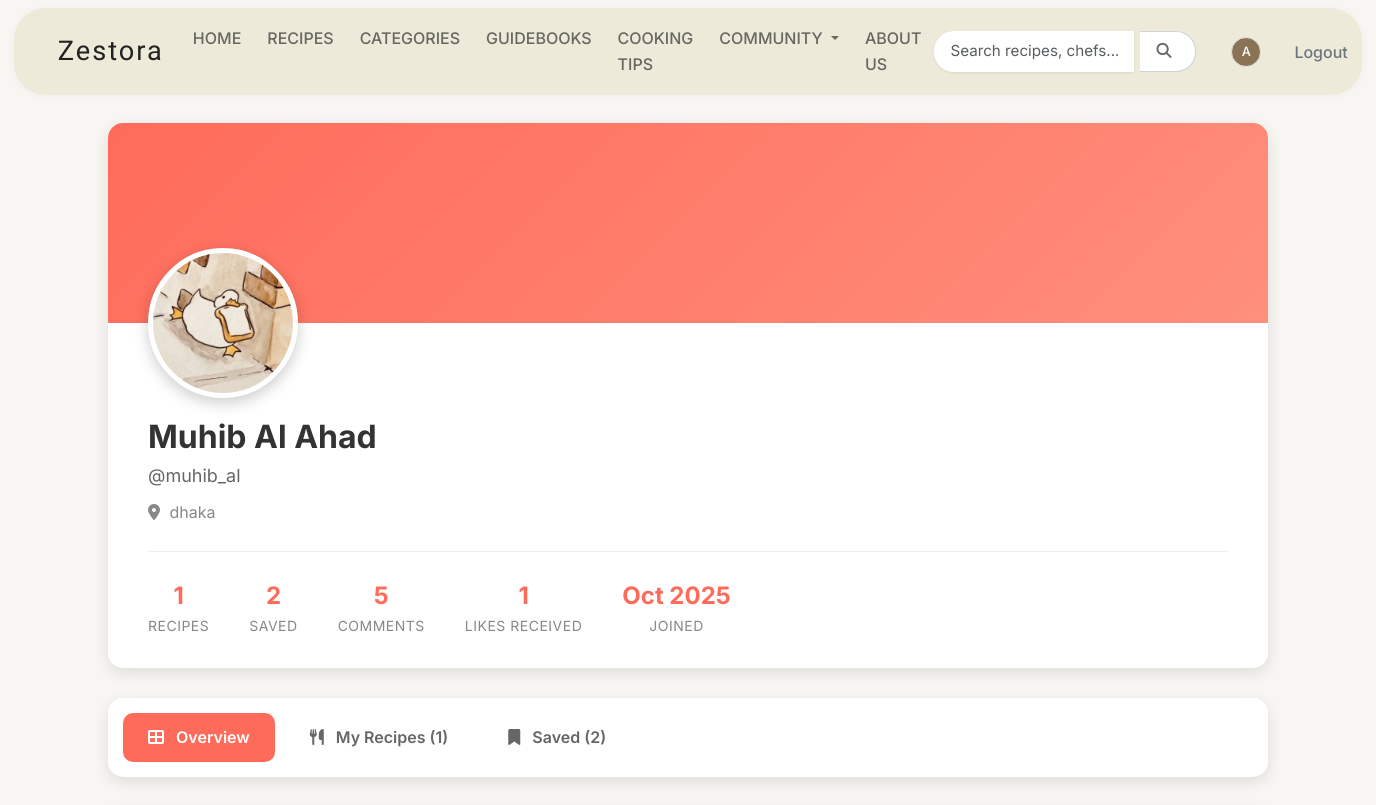
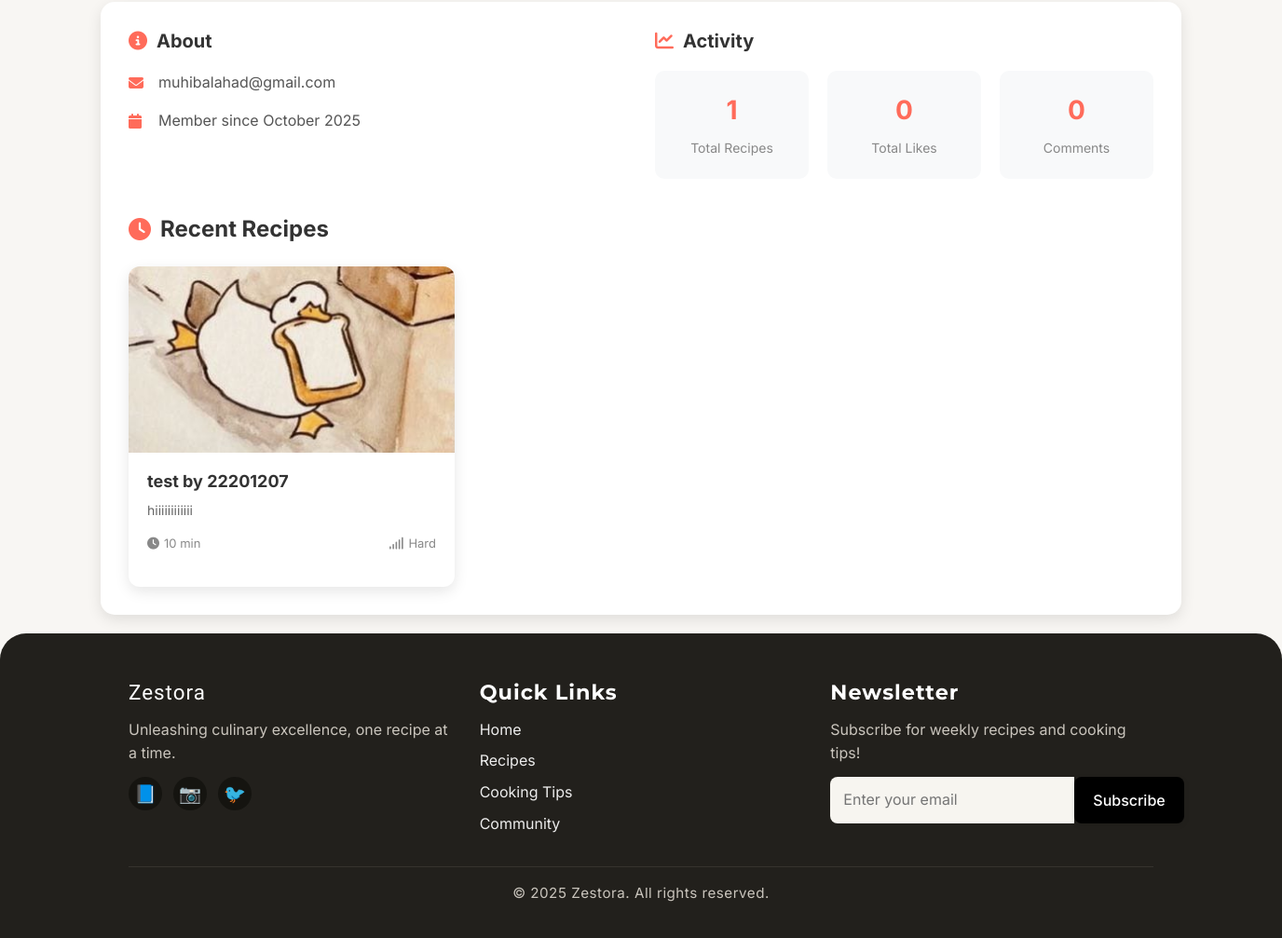
Screenshot of /profile/muhib_al/ (signed in) with the database file from the repository (2 pictures, top to bottom).
### userprofile/models.py (models this page shows, shortened)
class UserProfile(models.Model):
    user = models.OneToOneField(User, on_delete=models.CASCADE, related_name='profile')
    profile_image = models.ImageField(upload_to='profile_images/', blank=True, null=True)
    bio = models.TextField(max_length=500, blank=True)
    location = models.CharField(max_length=100, blank=True)
    phone = models.CharField(max_length=20, blank=True)
    date_of_birth = models.DateField(null=True, blank=True)
    website = models.URLField(max_length=200, blank=True)
    created_at = models.DateTimeField(auto_now_add=True)
    updated_at = models.DateTimeField(auto_now=True)
    @property
    def comment_count(self):
        return self.user.recipe_comments.filter(is_active=True).count()
    @property
    def likes_received_count(self):
        from recipes.models import RecipeLike
        return RecipeLike.objects.filter(recipe__author=self.user, is_like=True).count()
    @property
    def full_name(self):
        return f"{self.user.first_name} {self.user.last_name}".strip() or self.user.username

### recipes/models.py (models this page shows, shortened)
class Recipe(models.Model):
    DIFFICULTY_CHOICES = [
        ('easy', 'Easy'),
        ('medium', 'Medium'),
        ('hard', 'Hard'),
    ]
    title = models.CharField(max_length=200)
    slug = models.SlugField(unique=True)
    description = models.TextField()
    ingredients = models.TextField()
    instructions = models.TextField()
    prep_time = models.IntegerField(help_text="Preparation time in minutes")
    cook_time = models.IntegerField(help_text="Cooking time in minutes")
    servings = models.IntegerField()
    difficulty = models.CharField(max_length=10, choices=DIFFICULTY_CHOICES)
    category = models.ForeignKey(Category, on_delete=models.CASCADE)
    image = models.ImageField(upload_to='recipes/', blank=True, null=True)
    author = models.ForeignKey(User, on_delete=models.CASCADE)
    featured = models.BooleanField(default=False)
    created_at = models.DateTimeField(auto_now_add=True)
    updated_at = models.DateTimeField(auto_now=True)

### userprofile/views.py (the view)
# urls.py: path('', views.profile_view, name='profile'),
@login_required
def profile_view(request, username=None):
    if username:
        user = get_object_or_404(User, username=username)
    else:
        user = request.user
    profile, created = UserProfile.objects.get_or_create(user=user)
    if created:
        messages.info(request, 'Profile created successfully!')
    user_recipes = Recipe.objects.filter(author=user).order_by('-created_at')
    from recipes.models import SavedRecipe
    saved_recipe_ids = SavedRecipe.objects.filter(user=user).values_list('recipe_id', flat=True)
    saved_recipes = Recipe.objects.filter(id__in=saved_recipe_ids).order_by('-created_at')
    context = {
        'profile_user': user,
        'profile': profile,
        'user_recipes': user_recipes,
        'saved_recipes': saved_recipes,
        'is_own_profile': request.user == user,
        'active_page': 'profile',
    }
    return render(request, 'userprofile/profile.html', context)

### templates/userprofile/profile.html (shortened to what this page needs)
{% extends 'base.html' %}
{% load static %}
{% block extra_css %}
<link rel="stylesheet" href="{% static 'css/profile.css' %}">
{% endblock %}
{% block content %}
<div class="profile-container">
    <div class="profile-header">
        <div class="profile-cover"></div>
        <div class="profile-info-wrapper">
            <div class="profile-image-container">
                {% if profile.profile_image %}
                    <img src="{{ profile.profile_image.url }}" alt="{{ profile_user.username }}" class="profile-image">
                {% else %}
                    <div class="profile-image-placeholder">
                        <i class="fas fa-user"></i>
                    </div>
                {% endif %}
            </div>
            <div class="profile-details">
                <h1 class="profile-name">{{ profile.full_name }}</h1>
                <p class="profile-username">@{{ profile_user.username }}</p>
                {% if profile.location %}
                    <p class="profile-location"><i class="fas fa-map-marker-alt"></i> {{ profile.location }}</p>
                {% endif %}
            </div>
            <div class="profile-stats">
                <div class="stat-item">
                    <span class="stat-number">{{ user_recipes.count }}</span>
                    <span class="stat-label">Recipes</span>
                </div>
                <div class="stat-item">
                    <span class="stat-number">{{ saved_recipes.count }}</span>
                    <span class="stat-label">Saved</span>
                </div>
                <div class="stat-item">
                    <span class="stat-number">{{ profile.comment_count }}</span>
                    <span class="stat-label">Comments</span>
                </div>
                <div class="stat-item">
                    <span class="stat-number">{{ profile.likes_received_count }}</span>
                    <span class="stat-label">Likes Received</span>
                </div>
                <div class="stat-item">
                    <span class="stat-number">{{ profile_user.date_joined|date:"M Y" }}</span>
                    <span class="stat-label">Joined</span>
                </div>
            </div>
        </div>
    </div>
    <div class="profile-tabs">
        <button class="tab-btn active" data-tab="overview">
            <i class="fas fa-th-large"></i> Overview
        </button>
        <button class="tab-btn" data-tab="recipes">
            <i class="fas fa-utensils"></i> My Recipes ({{ user_recipes.count }})
        </button>
        <button class="tab-btn" data-tab="saved">
            <i class="fas fa-bookmark"></i> Saved ({{ saved_recipes.count }})
        </button>
    </div>
    <div class="tab-content">
        <div class="tab-pane active" id="overview">
            <div class="overview-grid">
                <div class="overview-section">
                    <h3><i class="fas fa-info-circle"></i> About</h3>
                    <div class="info-list">
                        <div class="info-item">
                            <i class="fas fa-envelope"></i>
                            <span>{{ profile_user.email }}</span>
                        </div>
                        <div class="info-item">
                            <i class="fas fa-calendar"></i>
                            <span>Member since {{ profile_user.date_joined|date:"F Y" }}</span>
                        </div>
                    </div>
                </div>
                <div class="overview-section">
                    <h3><i class="fas fa-chart-line"></i> Activity</h3>
                    <div class="activity-stats">
                        <div class="activity-item">
                            <span class="activity-number">{{ user_recipes.count }}</span>
                            <span class="activity-label">Total Recipes</span>
                        </div>
                        <div class="activity-item">
                            <span class="activity-number">0</span>
                            <span class="activity-label">Total Likes</span>
                        </div>
                        <div class="activity-item">
                            <span class="activity-number">0</span>
                            <span class="activity-label">Comments</span>
                        </div>
                    </div>
                </div>
            </div>
            {% if user_recipes %}
            <div class="recent-recipes-section">
                <h3><i class="fas fa-clock"></i> Recent Recipes</h3>
                <div class="recipes-grid">
                    {% for recipe in user_recipes|slice:":6" %}
                    <div class="recipe-card">
                        <a href="{% url 'recipes:recipe_detail' recipe.slug %}">
                            <div class="recipe-image-wrapper">
                                {% if recipe.image %}
                                    <img src="{{ recipe.image.url }}" alt="{{ recipe.title }}" onerror="this.style.display='none'; this.nextElementSibling.style.display='flex';">
                                {% else %}
                                    <div class="recipe-placeholder">
                                        <i class="fas fa-utensils"></i>
                                    </div>
                                {% endif %}
                            </div>
                            <div class="recipe-info">
                                <h4>{{ recipe.title }}</h4>
                                <p>{{ recipe.description|truncatewords:15 }}</p>
                                <div class="recipe-meta">
                                    <span><i class="fas fa-clock"></i> {{ recipe.prep_time }} min</span>
                                    <span><i class="fas fa-signal"></i> {{ recipe.get_difficulty_display }}</span>
                                </div>
                            </div>
                        </a>
                    </div>
                    {% endfor %}
                </div>
            </div>
            {% endif %}
        </div>
    </div>
</div>
{% endblock %}

### templates/navbar.html (shortened to what this page needs)
<nav class="navbar navbar-expand-lg custom-navbar">
  <div class="container-fluid">
    <a class="navbar-brand" href="{% url 'home' %}">Zestora</a>
    <div class="collapse navbar-collapse" id="navbarNav">
      <ul class="navbar-nav me-auto">
        <li class="nav-item">
          <a class="nav-link{% if active_page == 'home' %} active{% endif %}" href="{% url 'home' %}">HOME</a>
        </li>
        <li class="nav-item">
          <a class="nav-link{% if active_page == 'recipes' %} active{% endif %}" href="{% url 'recipes:recipe_list' %}">RECIPES</a>
        </li>
        <li class="nav-item">
          <a class="nav-link{% if active_page == 'categories' %} active{% endif %}" href="{% url 'recipes:category_list' %}">CATEGORIES</a>
        </li>
        <li class="nav-item">
          <a class="nav-link{% if active_page == 'guidebooks' %} active{% endif %}" href="{% url 'guidebooks' %}">GUIDEBOOKS</a>
        </li>
        <li class="nav-item">
          <a class="nav-link{% if active_page == 'cooking_tips' %} active{% endif %}" href="{% url 'tips:tip_list' %}">COOKING TIPS</a>
        </li>
        <li class="nav-item dropdown">
          <a class="nav-link dropdown-toggle{% if active_page == 'community' %} active{% endif %}" href="#" role="button" data-bs-toggle="dropdown" aria-expanded="false">
            COMMUNITY
          </a>
        </li>
        <li class="nav-item">
          <a class="nav-link{% if active_page == 'about' %} active{% endif %}" href="{% url 'about' %}">ABOUT US</a>
        </li>
      </ul>
      <div class="d-flex align-items-center gap-3">
        <div class="navbar-search-container">
          <form method="GET" action="{% url 'search' %}" class="d-flex search-form">
            <div class="navbar-search-input-group">
              <input type="text" name="q" placeholder="Search recipes, chefs..." class="form-control search-input" id="navbar-search-input" autocomplete="off">
              <button type="submit" class="btn search-btn">
                <i class="fas fa-search"></i>
              </button>
            </div>
          </form>
        </div>
        <div class="auth-buttons">
          {% if user.is_authenticated %}
            <a href="{% url 'userprofile:profile' username=user.username %}" class="btn btn-user-icon" title="My Profile">
              {% if user.profile.profile_image %}
                <img src="{{ user.profile.profile_image.url }}" alt="{{ user.username }}" class="navbar-profile-img">
              {% else %}
                <div class="navbar-profile-placeholder">
                  {{ user.first_name.0|default:user.username.0|upper }}
                </div>
              {% endif %}
            </a>
            <a href="{% url 'logout' %}" class="btn btn-outline-secondary">Logout</a>
          {% else %}
            <a href="{% url 'login' %}" class="btn btn-outline-secondary">Login</a>
            <a href="{% url 'signup' %}" class="btn btn-primary">Sign Up</a>
          {% endif %}
        </div>
      </div>
    </div>
  </div>
</nav>

### static/css/styles.css (style rules this page uses)
.navbar { width: 98%; margin: 8px auto; display: flex; align-items: center; justify-content: space-between; background: #edeada; border-radius: 32px; padding: 10px 32px; box-sizing: border-box; box-shadow: 0 1px 8px rgba(0,0,0,0.04); }
.search-input { padding: 7px 13px; border-radius: 12px; border: none; outline: none; background: #fff; font-size: 1em; color: #333; box-shadow: 0 1px 3px rgba(0,0,0,0.07); width: 125px; transition: width 0.2s; }
.search-btn { background: none; border: none; font-size: 1.1em; cursor: pointer; margin-left: 6px; }
.auth-buttons { display: flex; align-items: center; gap: 10px; }
.auth-buttons .btn { padding: 8px 20px; border-radius: 8px; font-size: 1em; font-weight: 500; cursor: pointer; transition: background 0.14s; }
* { margin: 0; padding: 0; box-sizing: border-box; }
body { font-family: 'Inter', sans-serif; line-height: 1.6; color: #333; background-color: #f8f6f3; }
.btn { text-decoration: none; padding: 0.75rem 1.5rem; border-radius: 8px; font-weight: 500; font-size: 0.9rem; transition: all 0.3s ease; border: 2px solid transparent; cursor: pointer; display: inline-block; }
.recipe-card { background: white; border-radius: 15px; overflow: hidden; box-shadow: 0 4px 15px rgba(0, 0, 0, 0.1); transition: transform 0.3s ease, box-shadow 0.3s ease; }
.recipe-card img { width: 100%; height: 200px; object-fit: cover; }
.recipe-meta { display: flex; justify-content: space-between; color: #666; font-size: 0.9rem; margin-bottom: 1rem; }

### static/css/navbar_footer.css (style rules this page uses)
.navbar { width: 98%; margin: 8px auto; display: flex; align-items: center; justify-content: space-between; background: #edeada; border-radius: 32px; padding: 10px 32px; box-sizing: border-box; box-shadow: 0 1px 8px rgba(0,0,0,0.04); }
.search-input { padding: 7px 13px; border-radius: 12px; border: none; outline: none; background: #fff; font-size: 1em; color: #333; box-shadow: 0 1px 3px rgba(0,0,0,0.07); width: 125px; transition: width 0.2s; }
.search-btn { background: none; border: none; font-size: 1.1em; cursor: pointer; margin-left: 6px; }
.auth-buttons { display: flex; align-items: center; gap: 10px; }
.auth-buttons .btn { padding: 8px 20px; border-radius: 8px; font-size: 1em; font-weight: 500; cursor: pointer; transition: background 0.14s; }
.custom-navbar { background: #edeada !important; border-radius: 32px; margin: 8px auto; width: 98%; box-shadow: 0 1px 8px rgba(0,0,0,0.04); padding: 10px 32px; }
.navbar-brand { font-family: "Jaro", sans-serif !important; font-optical-sizing: auto; font-weight: 400; font-style: normal; font-size: 1.7em !important; color: #222 !important; letter-spacing: 2px; }
.navbar-nav .nav-link { color: #686760 !important; font-weight: 500 !important; font-size: 1em !important; padding: 8px 13px !important; transition: color 0.17s; }
.search-form { margin-right: 1rem; }
.search-input { border-radius: 20px 0 0 20px !important; border-right: none !important; padding: 8px 16px !important; font-size: 0.95em; min-width: 200px; }
.search-btn { border-radius: 0 20px 20px 0 !important; background: #fff !important; border: 1px solid #ced4da !important; border-left: none !important; color: #666 !important; padding: 8px 16px !important; }
.btn-user-icon { background: transparent !important; color: #666 !important; border: none !important; padding: 3px !important; border-radius: 50% !important; transition: all 0.2s; width: 36px !important; height: 36px !important; display: flex !important; align-items: center !important; justify-content: center !important; }
.navbar-profile-placeholder { width: 30px; height: 30px; border-radius: 50%; background: #8B7355; color: white; display: flex; align-items: center; justify-content: center; font-weight: 500; font-size: 0.8rem; border: 1px solid #e0e0e0; }
.navbar-search-container { position: relative; }
.navbar-search-input-group { position: relative; display: flex; }
.btn-outline-secondary { border-radius: 8px !important; font-weight: 500 !important; }

### rows the page displays
UserProfile: profile_image (picture), full_name "Muhib Al Ahad", location "dhaka", comment_count "5", likes_received_count "1"
Recipe: image (picture), title "test by 22201207", description "hiiiiiiiiiiii", prep_time "10", difficulty "Hard"

### other values shown
{{ user.first_name.0|default:user.username.0|upper }} "A"
{{ profile_user.username }} "muhib_al"
{{ user_recipes.count }} "1"
{{ saved_recipes.count }} "2"
{{ profile_user.date_joined|date:"M Y" }} "Oct 2025"
{{ profile_user.email }} "muhibalahad@gmail.com"
{{ profile_user.date_joined|date:"F Y" }} "October 2025"
